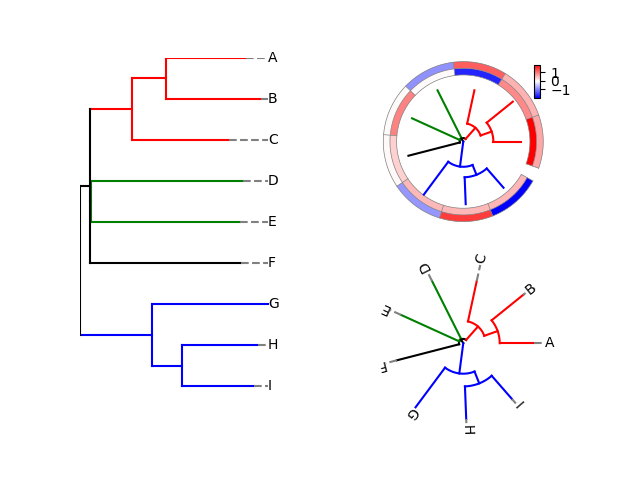

This chart was generated by the following Python code:
from matplotlib.gridspec import GridSpec
from parse_newick import *


tree_str = "((((A:0.48420347,B:0.57779907):0.20194337,C:0.58826710):0.25546475,(D:0.92001531,E:0.90135602):0.00743693,F:0.91475001):0.06125499,(G:0.70355473,(H:0.46362493,I:0.43955339):0.18145267):0.43415809)root;"
root = parse_newick(tree_str)

fig = plt.figure()

gs = GridSpec(2, 2, figure=fig)
ax = fig.add_subplot(gs[0,1],projection='polar')
values = np.random.randn(2, 9)
add_cicleheatmap(root,values,ax)
plot_polar_tree(root,ax=ax,color={"node_1":"red","node_5":"blue","node_2":"green"})

ax1 = fig.add_subplot(gs[0:,0])
plot_tree(root,ax1,color={"node_1":"red","node_5":"blue","node_2":"green"},align_name=True)

ax2 = fig.add_subplot(gs[1,1],projection='polar')
plot_polar_tree(root,ax2,color={"node_1":"red","node_5":"blue","node_2":"green"},align_name=True,add_label=True)

plt.show()
# tree_str = "((((FgRID1:0.48420347,NcRID1:0.57779907):0.20194337,Masc1:0.58826710):0.25546475,(DNMT2:0.92001531,Masc2:0.90135602):0.00743693,DNMT1:0.91475001):0.06125499,(Masc3:0.70355473,(NcDIM2:0.46362493,FgDIM2:0.43955339):0.18145267):0.43415809)root;"
# root = parse_newick(tree_str)
# #plot_tree(root,color={"node_1":"red","node_5":"blue","node_2":"green"},align_name=False)
# # print(get_parent_node(root))
# fig,ax = plt.subplots(subplot_kw={'projection': 'polar'})
# plot_polar_tree(root,ax,color={"node_1":"red","node_5":"blue","node_2":"green"})
# plt.show()
